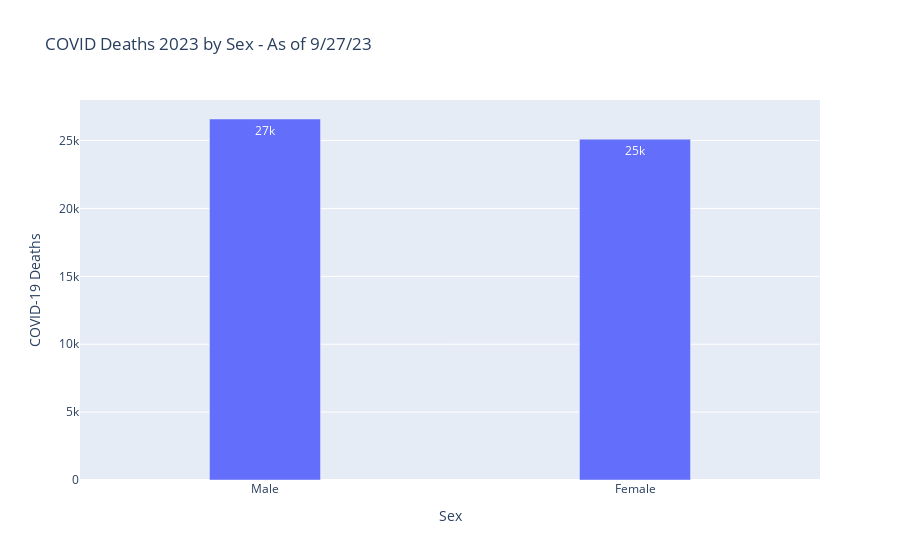

Notebook code cell kept with this figure:
### Code cell
covid_deaths_by_sex = (
    df
    .filter(
        pl.col('State') == 'United States',
        pl.col('Year') == 2023,
        pl.col('Age Group') == 'All Ages',
        pl.col('Sex') != 'All Sexes'
    )
    .group_by('Sex')
    .agg(pl.col('COVID-19 Deaths').sum())
    .sort(by='COVID-19 Deaths', descending=True)
    .head()
)

fig = px.bar(
    covid_deaths_by_sex, 
    x='Sex', 
    y='COVID-19 Deaths', 
    title='COVID Deaths 2023 by Sex - As of 9/27/23',
    text_auto='.2s'
)

fig.update_layout(xaxis_title=None)
fig.update_traces(width = 0.3, textfont_size=12, textangle=0, textposition='inside')
fig.show()

### Figure 1 — Plotly figure (JSON) as saved in the notebook; plotly's stock layout.template omitted (floating-point values rounded to 4 significant figures)
{"data": [{"alignmentgroup": "True", "hovertemplate": "Sex=%{x}<br>COVID-19 Deaths=%{y}<extra></extra>", "legendgroup": "", "marker": {"color": "#636efa", "pattern": {"shape": ""}}, "name": "", "offsetgroup": "", "orientation": "v", "showlegend": false, "textangle": 0, "textfont": {"size": 12}, "textposition": "inside", "texttemplate": "%{y:.2s}", "type": "bar", "width": 0.3, "x": ["Male", "Female"], "xaxis": "x", "y": [26585, 25099], "yaxis": "y"}], "layout": {"barmode": "relative", "legend": {"tracegroupgap": 0}, "title": {"text": "COVID Deaths 2023 by Sex - As of 9/27/23"}, "xaxis": {"anchor": "y", "domain": [0, 1], "title": {"text": "Sex"}}, "yaxis": {"anchor": "x", "domain": [0, 1], "title": {"text": "COVID-19 Deaths"}}}}
